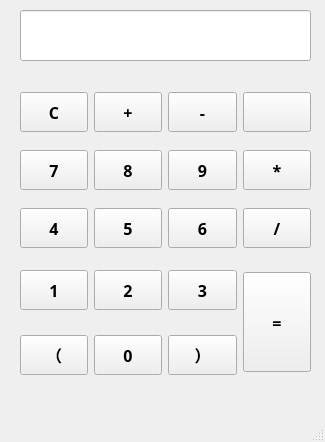
<?xml version="1.0" encoding="UTF-8"?>
<ui version="4.0">
 <class>MainWindow</class>
 <widget class="QMainWindow" name="MainWindow">
  <property name="geometry">
   <rect>
    <x>0</x>
    <y>0</y>
    <width>325</width>
    <height>442</height>
   </rect>
  </property>
  <property name="windowTitle">
   <string>MainWindow</string>
  </property>
  <widget class="QWidget" name="centralwidget">
   <widget class="QLineEdit" name="lineEdit">
    <property name="geometry">
     <rect>
      <x>20</x>
      <y>10</y>
      <width>291</width>
      <height>51</height>
     </rect>
    </property>
   </widget>
   <widget class="QWidget" name="">
    <property name="geometry">
     <rect>
      <x>20</x>
      <y>80</y>
      <width>291</width>
      <height>311</height>
     </rect>
    </property>
    <layout class="QGridLayout" name="gridLayout">
     <item row="1" column="3">
      <widget class="QPushButton" name="chenButton">
       <property name="minimumSize">
        <size>
         <width>40</width>
         <height>40</height>
        </size>
       </property>
       <property name="font">
        <font>
         <family>Microsoft PhagsPa</family>
         <pointsize>12</pointsize>
         <bold>true</bold>
        </font>
       </property>
       <property name="text">
        <string>*</string>
       </property>
      </widget>
     </item>
     <item row="1" column="1">
      <widget class="QPushButton" name="Button8">
       <property name="minimumSize">
        <size>
         <width>40</width>
         <height>40</height>
        </size>
       </property>
       <property name="font">
        <font>
         <family>Microsoft PhagsPa</family>
         <pointsize>12</pointsize>
         <bold>true</bold>
        </font>
       </property>
       <property name="text">
        <string>8</string>
       </property>
      </widget>
     </item>
     <item row="0" column="0">
      <widget class="QPushButton" name="gui0Button">
       <property name="minimumSize">
        <size>
         <width>40</width>
         <height>40</height>
        </size>
       </property>
       <property name="font">
        <font>
         <family>Microsoft PhagsPa</family>
         <pointsize>12</pointsize>
         <bold>true</bold>
        </font>
       </property>
       <property name="text">
        <string>C</string>
       </property>
      </widget>
     </item>
     <item row="0" column="2">
      <widget class="QPushButton" name="jianButton">
       <property name="minimumSize">
        <size>
         <width>40</width>
         <height>40</height>
        </size>
       </property>
       <property name="font">
        <font>
         <family>Microsoft PhagsPa</family>
         <pointsize>12</pointsize>
         <bold>true</bold>
        </font>
       </property>
       <property name="text">
        <string>-</string>
       </property>
      </widget>
     </item>
     <item row="0" column="3">
      <widget class="QPushButton" name="pushButton_20">
       <property name="minimumSize">
        <size>
         <width>40</width>
         <height>40</height>
        </size>
       </property>
       <property name="font">
        <font>
         <family>Microsoft PhagsPa</family>
         <pointsize>12</pointsize>
         <bold>true</bold>
        </font>
       </property>
       <property name="text">
        <string/>
       </property>
      </widget>
     </item>
     <item row="2" column="2">
      <widget class="QPushButton" name="Button6">
       <property name="minimumSize">
        <size>
         <width>40</width>
         <height>40</height>
        </size>
       </property>
       <property name="font">
        <font>
         <family>Microsoft PhagsPa</family>
         <pointsize>12</pointsize>
         <bold>true</bold>
        </font>
       </property>
       <property name="text">
        <string>6</string>
       </property>
      </widget>
     </item>
     <item row="4" column="2">
      <widget class="QPushButton" name="youButton">
       <property name="minimumSize">
        <size>
         <width>40</width>
         <height>40</height>
        </size>
       </property>
       <property name="font">
        <font>
         <family>Microsoft PhagsPa</family>
         <pointsize>12</pointsize>
         <bold>true</bold>
        </font>
       </property>
       <property name="text">
        <string>）</string>
       </property>
      </widget>
     </item>
     <item row="2" column="1">
      <widget class="QPushButton" name="Button5">
       <property name="minimumSize">
        <size>
         <width>40</width>
         <height>40</height>
        </size>
       </property>
       <property name="font">
        <font>
         <family>Microsoft PhagsPa</family>
         <pointsize>12</pointsize>
         <bold>true</bold>
        </font>
       </property>
       <property name="text">
        <string>5</string>
       </property>
      </widget>
     </item>
     <item row="0" column="1">
      <widget class="QPushButton" name="jiaButton">
       <property name="minimumSize">
        <size>
         <width>40</width>
         <height>40</height>
        </size>
       </property>
       <property name="font">
        <font>
         <family>Microsoft PhagsPa</family>
         <pointsize>12</pointsize>
         <bold>true</bold>
        </font>
       </property>
       <property name="text">
        <string>+</string>
       </property>
      </widget>
     </item>
     <item row="1" column="2">
      <widget class="QPushButton" name="Button9">
       <property name="minimumSize">
        <size>
         <width>40</width>
         <height>40</height>
        </size>
       </property>
       <property name="font">
        <font>
         <family>Microsoft PhagsPa</family>
         <pointsize>12</pointsize>
         <bold>true</bold>
        </font>
       </property>
       <property name="text">
        <string>9</string>
       </property>
      </widget>
     </item>
     <item row="4" column="1">
      <widget class="QPushButton" name="Button">
       <property name="minimumSize">
        <size>
         <width>40</width>
         <height>40</height>
        </size>
       </property>
       <property name="font">
        <font>
         <family>Microsoft PhagsPa</family>
         <pointsize>12</pointsize>
         <bold>true</bold>
        </font>
       </property>
       <property name="text">
        <string>0</string>
       </property>
      </widget>
     </item>
     <item row="3" column="2">
      <widget class="QPushButton" name="Button3">
       <property name="minimumSize">
        <size>
         <width>40</width>
         <height>40</height>
        </size>
       </property>
       <property name="font">
        <font>
         <family>Microsoft PhagsPa</family>
         <pointsize>12</pointsize>
         <bold>true</bold>
        </font>
       </property>
       <property name="text">
        <string>3</string>
       </property>
      </widget>
     </item>
     <item row="4" column="0">
      <widget class="QPushButton" name="zuoButton">
       <property name="minimumSize">
        <size>
         <width>40</width>
         <height>40</height>
        </size>
       </property>
       <property name="font">
        <font>
         <family>Microsoft PhagsPa</family>
         <pointsize>12</pointsize>
         <bold>true</bold>
        </font>
       </property>
       <property name="text">
        <string>（</string>
       </property>
      </widget>
     </item>
     <item row="3" column="0">
      <widget class="QPushButton" name="Button1">
       <property name="minimumSize">
        <size>
         <width>40</width>
         <height>40</height>
        </size>
       </property>
       <property name="font">
        <font>
         <family>Microsoft PhagsPa</family>
         <pointsize>12</pointsize>
         <bold>true</bold>
        </font>
       </property>
       <property name="text">
        <string>1</string>
       </property>
      </widget>
     </item>
     <item row="1" column="0">
      <widget class="QPushButton" name="Button7">
       <property name="minimumSize">
        <size>
         <width>40</width>
         <height>40</height>
        </size>
       </property>
       <property name="font">
        <font>
         <family>Microsoft PhagsPa</family>
         <pointsize>12</pointsize>
         <bold>true</bold>
        </font>
       </property>
       <property name="text">
        <string>7</string>
       </property>
      </widget>
     </item>
     <item row="3" column="1">
      <widget class="QPushButton" name="Button2">
       <property name="minimumSize">
        <size>
         <width>40</width>
         <height>40</height>
        </size>
       </property>
       <property name="font">
        <font>
         <family>Microsoft PhagsPa</family>
         <pointsize>12</pointsize>
         <bold>true</bold>
        </font>
       </property>
       <property name="text">
        <string>2</string>
       </property>
      </widget>
     </item>
     <item row="2" column="0">
      <widget class="QPushButton" name="Button4">
       <property name="minimumSize">
        <size>
         <width>40</width>
         <height>40</height>
        </size>
       </property>
       <property name="font">
        <font>
         <family>Microsoft PhagsPa</family>
         <pointsize>12</pointsize>
         <bold>true</bold>
        </font>
       </property>
       <property name="text">
        <string>4</string>
       </property>
      </widget>
     </item>
     <item row="2" column="3">
      <widget class="QPushButton" name="chuButton">
       <property name="minimumSize">
        <size>
         <width>40</width>
         <height>40</height>
        </size>
       </property>
       <property name="font">
        <font>
         <family>Microsoft PhagsPa</family>
         <pointsize>12</pointsize>
         <bold>true</bold>
        </font>
       </property>
       <property name="text">
        <string>/</string>
       </property>
      </widget>
     </item>
     <item row="3" column="3" rowspan="2">
      <widget class="QPushButton" name="dengButton">
       <property name="minimumSize">
        <size>
         <width>40</width>
         <height>100</height>
        </size>
       </property>
       <property name="font">
        <font>
         <family>Microsoft PhagsPa</family>
         <pointsize>12</pointsize>
         <bold>true</bold>
        </font>
       </property>
       <property name="text">
        <string>=</string>
       </property>
      </widget>
     </item>
    </layout>
   </widget>
  </widget>
  <widget class="QMenuBar" name="menubar">
   <property name="geometry">
    <rect>
     <x>0</x>
     <y>0</y>
     <width>325</width>
     <height>25</height>
    </rect>
   </property>
  </widget>
  <widget class="QStatusBar" name="statusbar"/>
  <action name="action">
   <property name="text">
    <string>删除</string>
   </property>
   <property name="menuRole">
    <enum>QAction::NoRole</enum>
   </property>
  </action>
 </widget>
 <resources/>
 <connections/>
</ui>
